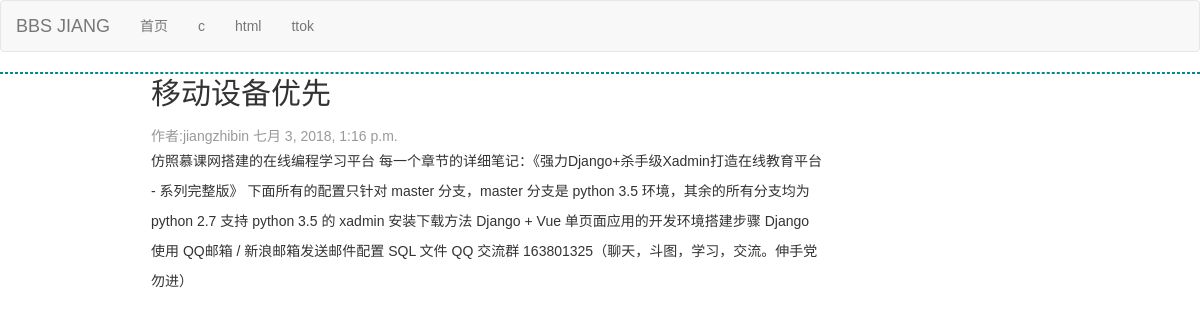
The app's page /article_detail/4 with its own data.
### blog/models.py (models this page shows, shortened)
class Category(models.Model):
    name = models.CharField(max_length=64,unique=True)
    brief = models.CharField(null=True,blank=True,max_length=255)
    slug = models.CharField(null=True,blank=True,max_length=255)
    set_as_top_menu = models.BooleanField(default=False)
    position_index = models.SmallIntegerField()
    admins = models.ManyToManyField("UserProfile",blank=True)

class Article(models.Model):
    title = models.CharField(u"标题",max_length=255)
    brief = models.CharField(u"摘要",null=True,blank=True,max_length=255)
    category = models.ForeignKey("Category",on_delete=models.CASCADE)
    content = models.TextField(u"文章内容")
    author = models.ForeignKey("UserProfile",on_delete=models.CASCADE)
    pub_date = models.DateTimeField(u"发布时间",blank=True,null=True)
    last_modify = models.DateTimeField(auto_now=True)
    priority = models.IntegerField(u"优先级",default=1000)
    head_img = models.ImageField(u"文章封面",upload_to="uploads")
    status_choices = (('draft',u"草稿"),
                      ('published',u"已发布"),
                      ('hidden',u"隐藏"),
                      )
    status = models.CharField(choices=status_choices,default='published',max_length=32)

class UserProfile(models.Model):
    user = models.OneToOneField(User,on_delete=models.CASCADE)
    name =models.CharField(max_length=32)

### blog/views.py (the view)
# urls.py: path('article_detail/<int:article_id>', views.article_detail,name='article_detail'),
def article_detail(request,article_id):
    article_obj = models.Article.objects.get(id=article_id)
    return render(request,'article_detail.html',{'article_obj':article_obj,
                                                     'category_list':category_list,})

### templates/article_detail.html (shortened to what this page needs)
{% load custom %}
{% load markdown_deux_tags %}
<!DOCTYPE html>
<html lang="zh-CN">
  <head>
    <link href="/static/bootstrap/css/bootstrap.min.css" rel="stylesheet">
    <link href="/static/bootstrap/css/mine.css" rel="stylesheet">
  </head>
  <body>
   <nav class="navbar navbar-default">
  <div class="container-fluid">
    <div class="navbar-header">
      <a class="navbar-brand" href="/">BBS JIANG</a>
    </div>
    <div class="collapse navbar-collapse" id="bs-example-navbar-collapse-1">
      <ul class="nav navbar-nav">
           {% for category in category_list %}
            {% if category.id == category_obj.id %}
                <li class="active"><a href="/category/{{ category.id }}">{{ category.name }}</a></li>
            {% else %}
                <li class=""><a href="/category/{{ category.id }}">{{ category.name }}</a></li>
            {% endif %}
          {% endfor%}
      </ul>
    </div>
  </div>
</nav>
    <div class="page-container">
      <div class="wrap-left">
        <div class="article-title-bg">
            {{ article_obj.title }}
        </div>
        <div class="article-title-brief">
            <span>作者:{{ article_obj.author.name }}</span>
            <span>{{ article_obj.pub_date }}</span>
        </div>
        <div class="article-content">
            {{ article_obj.content | markdown }}
        </div>
    </div>
    </div>
</body>
</html>

### records on screen
Category: name "首页"
Category: name "c"
Category: name "html"
Category: name "ttok"
Article: title "移动设备优先", author.name "jiangzhibin", pub_date "七月 3, 2018, 1:16 p.m.", content "仿照慕课网搭建的在线编程学习平台 每一个章节的详细笔记：《强力Django+杀手级Xadmin打造在线教育平台 - 系列完整版》 下面所有的配置只针对 master 分支，master 分支是 python 3.5 环境，其余的所有分支均为 python 2.7 支持 python 3.5 的 xadmin 安装下载方法 Django + Vue 单页面应用的开发环境搭建步骤 Django 使用 QQ邮箱 / 新浪邮箱发送邮件配置 SQL 文件 QQ 交流群 163801325（聊天，斗图，学习，交流。伸手党勿进）"
